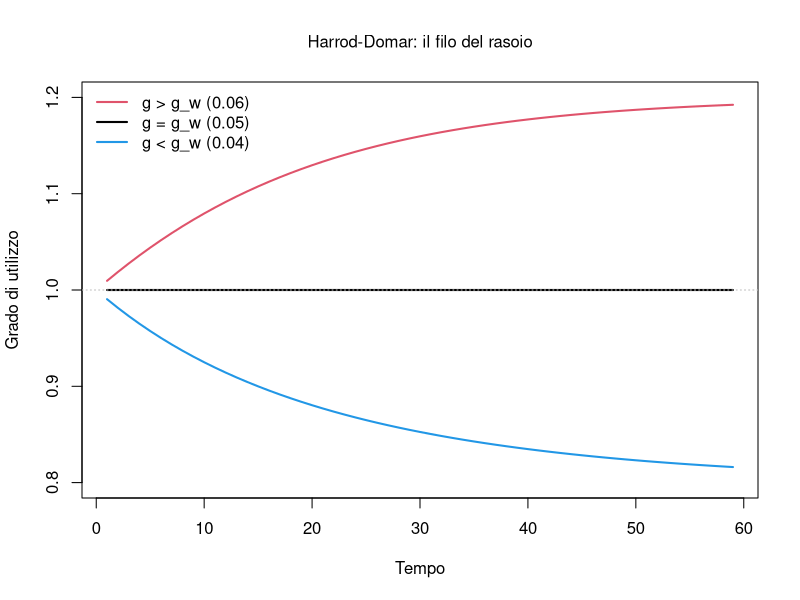

This chart was generated by the following R code:
# Modello di crescita di Harrod-Domar: il "filo del rasoio"
# Prepara l'ambiente ####
rm(list = ls(all = TRUE))
if (!is.null(dev.list())) dev.off()
cat("\014")              # Cancella tutto
nPeriods <- 60           # Numero di periodi
s <- 0.2                 # Propensione al risparmio
v <- 4                   # Rapporto capitale/prodotto (incrementale)
gw <- s / v              # Saggio di crescita garantito
# Visualizza l'informazione
cat("Saggio di crescita garantito g_w = ", gw, "\n")
# Tre scenari: investimento che cresce sopra, uguale, sotto g_w ####
gI <- c(0.06, 0.05, 0.04)
# Definisci il grado di utilizzo degli impianti ####
u  <- matrix(0, nrow = length(gI), ncol = nPeriods)
# Nota:
# Saggio di crescita garantito:  g_w = s / v.
# s = propensione al risparmio; v = rapporto capitale/prodotto.
# Domanda:  Y_dom = I / s   (moltiplicatore)
# Capacità: Y_cap = K / v ; K_t = K_{t-1} + I_{t-1}
# Grado di utilizzo: u = Y_dom / Y_cap. Solo se l'investimento cresce a g_w
# la capacita' resta pienamente utilizzata. Ogni scostamento si autoalimenta.
# Lancia il modello nei tre scenari ####
for (j in 1:length(gI)) {
  
  K <- numeric(nPeriods); I <- numeric(nPeriods)  # Definisci lo stock di capitale e l'investimento
  K[1] <- 100                                     # Assegna valore iniziale allo stock di capitale
  I[1] <- (s / v) * K[1]                          # Definisci l'investimento iniziale
  
  # Definisci il "loop" temporale
  for (t in 2:nPeriods) {
    
    I[t] <- I[1] * (1 + gI[j])^(t - 1)          # Investimento
    
    K[t] <- K[t - 1] + I[t - 1]                 # Stock di capitale
    
    u[j, t] <- (I[t] / s) / (K[t] / v)          # Grado di utilizzo
    
  }
}
# Visualizza i risultati ####
plot(u[1, 2:nPeriods], type = "l", lwd = 2, col = 2, ylim = range(0.80, 1.20),
     main = "Harrod-Domar: il filo del rasoio",
     xlab = "Tempo", ylab = "Grado di utilizzo", font.main = 1, cex.main = 1, cex.axis=1, cex.lab=1)
#grid()
lines(u[2, 2:nPeriods ], lwd = 2, lty = 1, col = 1)
lines(u[3, 2:nPeriods], lwd = 2, lty = 1, col = 4)
abline(h = 1, lty = 3, col = "grey")
legend("topleft", c("g > g_w (0.06)", "g = g_w (0.05)", "g < g_w (0.04)"),
       lty = 1, lwd = 2, col = c(2, 1, 4), bty = "n", cex=1)
